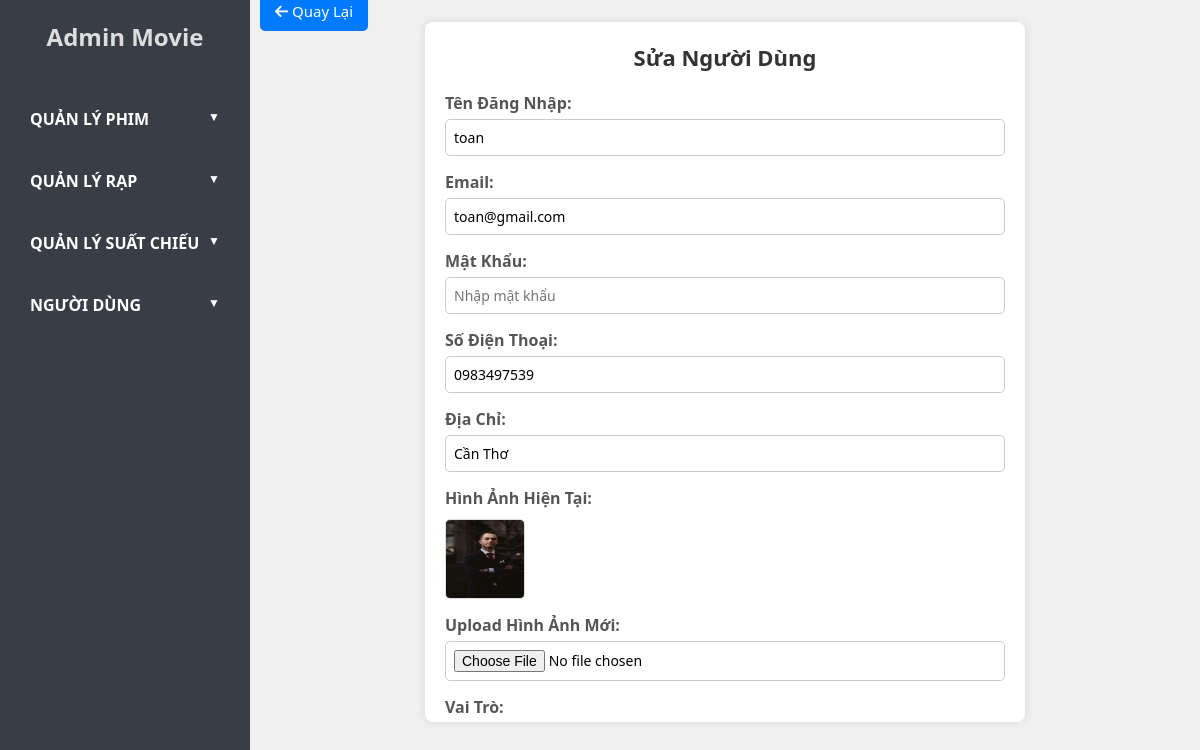
Page /admin.php?controller=user&action=edit&id=51 (signed in) on the committed database.
### tables this page shows
CREATE TABLE `users` (
  `id` int NOT NULL,
  `username` varchar(50) NOT NULL,
  `phone` varchar(15) DEFAULT NULL,
  `email` varchar(255) NOT NULL,
  `password` varchar(255) NOT NULL,
  `address` varchar(255) DEFAULT NULL,
  `image` varchar(100) DEFAULT NULL,
  `role` enum('user','admin') NOT NULL DEFAULT 'user',
  `created_at` datetime DEFAULT CURRENT_TIMESTAMP
);

### models/BaseModel.php (called while the page is built, shortened)
<?php
class BaseModel
{
     protected $conn;
     protected $table;
     public function __construct($db, $table)
     {
          $this->conn = $db;
          $this->table = $table;
     }
     public function getById($id)
     {
          $query = "SELECT * FROM " . $this->table . " WHERE id = :id";
          $stmt = $this->conn->prepare($query);
          $stmt->bindParam(':id', $id);
          $stmt->execute();
          return $stmt->fetch(PDO::FETCH_ASSOC);
     }
}
?>

### views/admin/admin_user/user_form.php (the view, shortened to what this page needs)
<div class="main-content">
     <a href="admin.php?controller=user&action=index" class="btn-back">
          <i class="fas fa-arrow-left"></i> Quay Lại
     </a>
     <div class="content-section">
          <h1><?php echo $user ? 'Sửa Người Dùng' : 'Thêm Người Dùng'; ?></h1>
          <form action="admin.php?controller=user&action=save" method="POST" enctype="multipart/form-data"
               class="user-form">
               <div class="form-group">
                    <label>Tên Đăng Nhập:</label>
                    <input type="text" name="username" value="<?php echo $user['username'] ?? ''; ?>"
                         placeholder="Nhập tên đăng nhập" required>
               </div>
               <div class="form-group">
                    <label>Email:</label>
                    <input type="email" name="email" value="<?php echo $user['email'] ?? ''; ?>"
                         placeholder="Nhập địa chỉ email" required>
               </div>
               <div class="form-group">
                    <label>Mật Khẩu:</label>
                    <input type="password" name="password" placeholder="Nhập mật khẩu" minlength="8">
               </div>
               <div class="form-group">
                    <label>Số Điện Thoại:</label>
                    <input type="text" name="phone" value="<?php echo $user['phone'] ?? ''; ?>"
                         placeholder="Nhập số điện thoại">
               </div>
               <div class="form-group">
                    <label>Địa Chỉ:</label>
                    <input type="text" name="address" value="<?php echo $user['address'] ?? ''; ?>"
                         placeholder="Nhập địa chỉ của bạn">
               </div>
               <div class="form-group">
                    <label>Hình Ảnh Hiện Tại:</label>
                    <?php if ($user && $user['image'] && file_exists($user['image'])): ?>
                         <img width="80px" height="80px" src="<?php echo $user['image']; ?>"
                              alt="Hình ảnh của <?php echo $user['username']; ?>" class="user-image-preview">
                    <?php else: ?>
                         <span>Không có ảnh</span>
                    <?php endif; ?>
               </div>
               <div class="form-group">
                    <label>Upload Hình Ảnh Mới:</label>
                    <input type="file" name="image">
               </div>
               <div class="form-group">
                    <label>Vai Trò:</label>
               </div>
          </form>
     </div>
</div>

### public/css/admin/style.css (style rules this page uses)
* { margin: 0; padding: 0; box-sizing: border-box; font-family: 'Segoe UI', Tahoma, Geneva, Verdana, sans-serif; }
body { display: flex; height: 100vh; background-color: #f0f0f0; }
.main-content { height: 100%; flex: 1; padding: 0 10px; }
.content-section { width: 600px; overflow-y: auto; margin: 0 auto; background: #fff; padding: 20px; border-radius: 8px; box-shadow: 0 0 10px rgba(0, 0, 0, 0.1); }
h1 { text-align: center; font-size: 22px; margin-bottom: 20px; color: #333; }
.user-form .form-group { margin-bottom: 15px; }
.user-form label { font-weight: bold; display: block; margin-bottom: 5px; color: #555; }
.user-form input, .user-form select { width: 100%; padding: 8px; border: 1px solid #ccc; border-radius: 5px; font-size: 14px; transition: 0.3s; }
.user-image-preview { display: block; margin-top: 10px; border-radius: 5px; border: 1px solid #ddd; }
.btn-back, .btn-save { font-size: 15px; color: #fff; background-color: #007bff; padding: 10px 15px; text-decoration: none; border: none; border-radius: 5px; }

### views/admin/admin_user/user_form.php (style rules this page uses)
.content-section { height: 700px; overflow-y: auto; }

### rows in the picture
users: username "toan", email "toan@gmail.com", phone "0983497539", address "Cần Thơ", image (picture)
